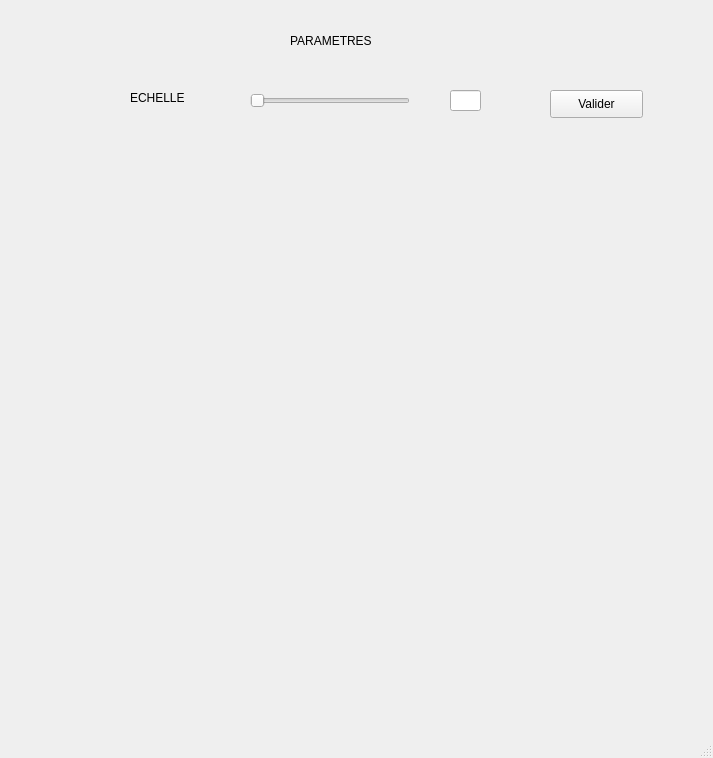
<?xml version="1.0" encoding="UTF-8"?>
<ui version="4.0">
 <class>MainWindow</class>
 <widget class="QMainWindow" name="MainWindow">
  <property name="geometry">
   <rect>
    <x>0</x>
    <y>0</y>
    <width>713</width>
    <height>758</height>
   </rect>
  </property>
  <property name="windowTitle">
   <string>MainWindow</string>
  </property>
  <widget class="QWidget" name="centralwidget">
   <widget class="QSlider" name="sliderAbscisses">
    <property name="geometry">
     <rect>
      <x>250</x>
      <y>90</y>
      <width>160</width>
      <height>22</height>
     </rect>
    </property>
    <property name="orientation">
     <enum>Qt::Horizontal</enum>
    </property>
   </widget>
   <widget class="QLineEdit" name="abscisseValue">
    <property name="geometry">
     <rect>
      <x>450</x>
      <y>90</y>
      <width>31</width>
      <height>21</height>
     </rect>
    </property>
   </widget>
   <widget class="QFrame" name="verticalFrame_2">
    <property name="geometry">
     <rect>
      <x>10</x>
      <y>170</y>
      <width>961</width>
      <height>481</height>
     </rect>
    </property>
    <layout class="QVBoxLayout" name="verticalLayout_2"/>
   </widget>
   <widget class="QPushButton" name="pushButton">
    <property name="geometry">
     <rect>
      <x>550</x>
      <y>90</y>
      <width>93</width>
      <height>28</height>
     </rect>
    </property>
    <property name="text">
     <string>Valider</string>
    </property>
   </widget>
   <widget class="QLabel" name="label">
    <property name="geometry">
     <rect>
      <x>130</x>
      <y>90</y>
      <width>55</width>
      <height>16</height>
     </rect>
    </property>
    <property name="text">
     <string>ECHELLE</string>
    </property>
   </widget>
   <widget class="QLabel" name="parametres">
    <property name="geometry">
     <rect>
      <x>290</x>
      <y>30</y>
      <width>101</width>
      <height>21</height>
     </rect>
    </property>
    <property name="text">
     <string>PARAMETRES</string>
    </property>
   </widget>
  </widget>
  <widget class="QMenuBar" name="menubar">
   <property name="geometry">
    <rect>
     <x>0</x>
     <y>0</y>
     <width>713</width>
     <height>26</height>
    </rect>
   </property>
  </widget>
  <widget class="QStatusBar" name="statusbar"/>
 </widget>
 <resources/>
 <connections/>
</ui>
